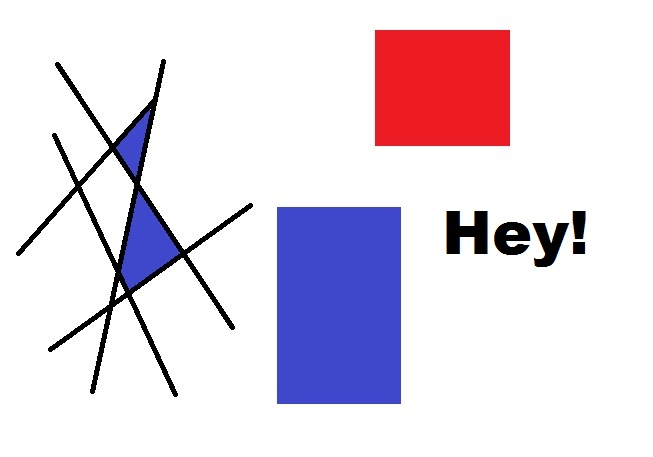
#> input picture opencv-corner-detection-sample.jpg, 653 x 457 px, given in place of the camera
$ python morph-transfo.py
#> lines starting #> are read from the running program, lines starting #| are printed output that depends on the picture; after the words box and inside, x2 and y2 are one past the last pixel; in counts of white or black regions, pixels touching at a corner belong together
import cv2 as cv
import numpy as np

# Getting the video of the webcam
cap = cv.VideoCapture(0)

#================================== Morphoological transformations ===============================
# --------------- Erosion and dilation -----------------------------

while True:
    _, frame = cap.read()
#> frame is the input picture: shape (457, 653, 3); mean B, G, R 229.7, 216.9, 227

    hsv = cv.cvtColor(frame, cv.COLOR_BGR2HSV)
#> hsv: shape (457, 653, 3); mean H, S, V 26.7, 32.8, 240.3

    lower_red = np.array([150,150,30])
    upper_red = np.array([180,255,200])

    mask = cv.inRange(hsv, lower_red, upper_red)
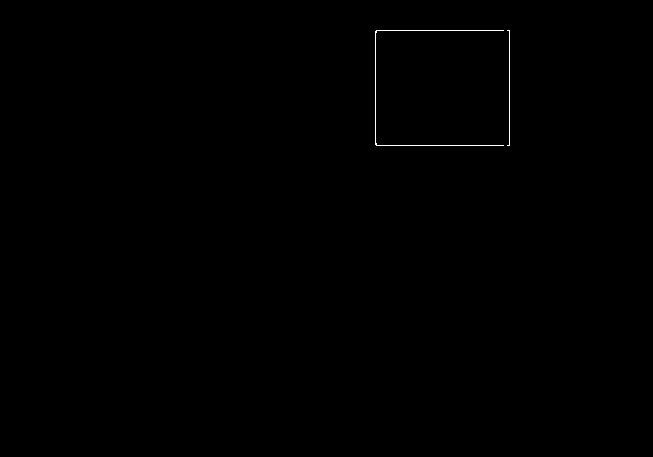
#> mask: shape (457, 653); 0.17% white in thin lines or dots, all inside (x1, y1, x2, y2) = (375, 30, 510, 146)
    res = cv.bitwise_and(frame, frame, mask=mask)

    kernel = np.ones((5, 5), np.uint8)

    erosion = cv.erode(mask, kernel, iterations = 1 )
#> erosion: shape (457, 653); every value is 0
    dilation = cv.dilate(mask, kernel, iterations = 1 )
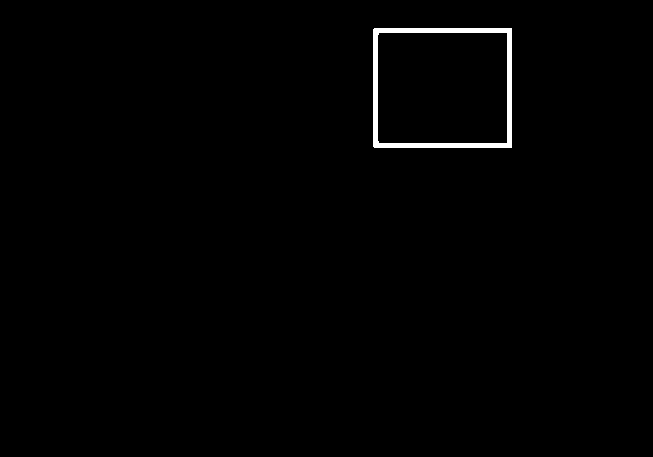
#> dilation: shape (457, 653); 0.84% white; 1 white region, box (x1, y1, x2, y2) and area: (373, 28, 512, 148) 2492

    opening = cv.morphologyEx(mask, cv.MORPH_OPEN, kernel)
    closing = cv.morphologyEx(mask, cv.MORPH_OPEN, kernel)


    # it is the difference between input and opening of the image
    # cv.imshow('Tophat', tophat)

    # It is the difference between the closing of the input image and input image
    # cv.imshow('Blackhat', blackhat)


    cv.imshow("frame", frame)
    cv.imshow("res", res)
    cv.imshow("erosion", erosion )
    cv.imshow("dilation", dilation)

    cv.imshow('opening', opening)
    cv.imshow('dilation', dilation)

    k = cv.waitKey(5) & 0xFF
#> (key Esc is pressed here)

    if k == 27:
        break

cv.destroyAllWindows()
#> (the run stopped early here; a loop or call above may not have finished)
